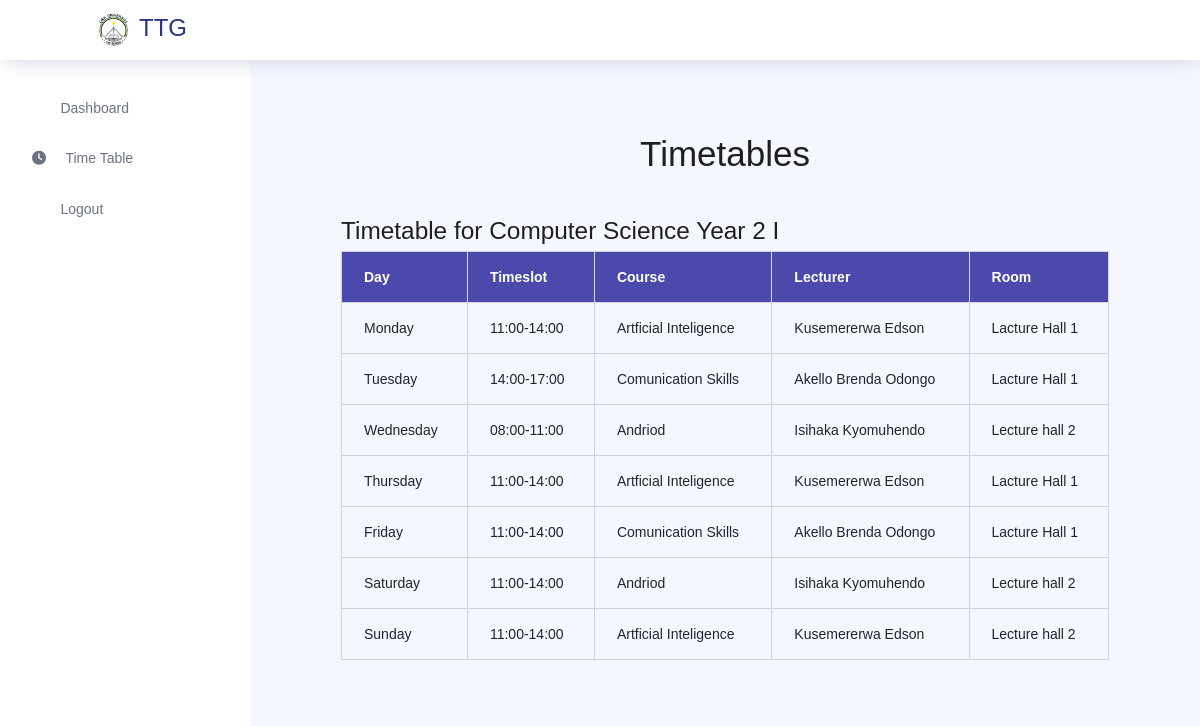
The app's page /staff/timetable/ (signed in) with its own data.
### store/models.py (models this page shows, shortened)
class Timetable(models.Model):
    program = models.ForeignKey(Program, on_delete=models.CASCADE)
    year = models.CharField(max_length=10)

class Program(models.Model):
    program_name = models.CharField(max_length=100)
    program_code = models.CharField(max_length=20)
    department = models.ForeignKey(Department, on_delete=models.CASCADE)

class CourseSchedule(models.Model):
    timetable = models.ForeignKey(Timetable, on_delete=models.CASCADE)
    course = models.ForeignKey(Course, on_delete=models.CASCADE)
    room = models.ForeignKey(Room, on_delete=models.CASCADE)
    timeslot = models.ForeignKey(TimeSlot, on_delete=models.CASCADE)
    staff = models.ForeignKey(Staff, on_delete=models.CASCADE)

class TimeSlot(models.Model):
    DAY_CHOICES = (
        ('Monday', 'Monday'),
        ('Tuesday', 'Tuesday'),
        ('Wednesday', 'Wednesday'),
        ('Thursday', 'Thursday'),
        ('Friday', 'Friday'),
        ('Saturday', 'Saturday'),
        ('Sunday', 'Sunday'),
    )
    TIME_RANGE_CHOICES = (
        ('08:00-11:00', '08:00-11:00'),
        ('11:00-14:00', '11:00-14:00'),
        ('14:00-17:00', '14:00-17:00'),
    )
    day = models.CharField(max_length=10, choices=DAY_CHOICES)
    time_range = models.CharField(max_length=11, choices=TIME_RANGE_CHOICES)

class Course(models.Model):
    course_lecturer = models.ForeignKey(Staff, on_delete=models.SET_NULL, null=True, blank=True)
    course_name = models.CharField(max_length=100)
    course_code = models.CharField(max_length=20)
    description = models.TextField()
    program = models.ForeignKey(Program, on_delete=models.CASCADE)
    credit = models.PositiveIntegerField()
    course_year = models.CharField(max_length=40)

class Staff(models.Model):
    ROLE = [('Admin','Admin'),('Lecturer','Lecturer')]
    department = models.ForeignKey(Department, on_delete=models.CASCADE)
    fullname = models.CharField(max_length=255)
    username = models.CharField(max_length=255)
    email = models.EmailField()
    password = models.CharField(max_length=255)
    role = models.CharField(max_length=50, choices=ROLE, default='lecturer')

class Room(models.Model):
    room_name = models.CharField(max_length=50)
    capacity = models.PositiveIntegerField()
    location = models.CharField(max_length=100)

### staff_app/views.py (the view)
# urls.py: path('timetable/', views.timetable_view, name='timetable_view'),
def timetable_view(request):
    staff_id = request.session.get('staff_id')
    if not staff_id:
        messages.error(request, 'Please log in to access the timetables.')
        return redirect('staff:login')
    staff = get_object_or_404(Staff, id=staff_id)
    timetables = Timetable.objects.all().prefetch_related(
        'courseschedule_set__timeslot',
        'courseschedule_set__course',
        'courseschedule_set__staff',
        'courseschedule_set__room'
    )
    course_schedules = CourseSchedule.objects.select_related(
        'course', 'staff', 'room', 'timeslot'
    ).all()
    context = {
        'staff': staff,
        'timetables': timetables,
        'course_schedules': course_schedules,
    }
    return render(request, 'staff/timetable.html', context)

### templates/staff/timetable.html
{% extends 'staff/staff_layout.html'%}
{% block content %}
<div class="content-wrapper">
<h2 class="text-center">Timetables</h2>
<div class="container">
    {% if timetables %}
    {% for timetable in timetables %}
        {% if timetable.program.department == staff.department %}
        <h3 class="mt-5">Timetable for {{ timetable.program.program_name }} Year {{ timetable.year }}</h3>
        <table class="table table-bordered table-striped">
            <thead class="bg-primary text-white">
                <tr>
                    <th>Day</th>
                    <th>Timeslot</th>
                    <th>Course</th>
                    <th>Lecturer</th>
                    <th>Room</th>
                </tr>
            </thead>
            <tbody>
                {% for schedule in timetable.courseschedule_set.all %}
                    <tr>
                        <td>{{ schedule.timeslot.day }}</td>
                        <td>{{ schedule.timeslot.time_range }}</td>
                        <td>{{ schedule.course.course_name }}</td>
                        <td>{{ schedule.staff.fullname }}</td>
                        <td>{{ schedule.room.room_name }}</td>
                    </tr>
                {% endfor %}
            </tbody>
        </table>
        {% else %}
        <p>No timetables available.</p>
        {% endif %}
        {% endfor %}
{% else %}
    <p>No timetables available.</p>
{% endif %}
</div>
</div>
{%endblock%}

### records on screen
Timetable: program.program_name "Computer Science", year "2 I"
CourseSchedule: timeslot.day "Monday", timeslot.time_range "11:00-14:00", course.course_name "Artficial Inteligence", staff.fullname "Kusemererwa Edson", room.room_name "Lacture Hall 1"
CourseSchedule: timeslot.day "Tuesday", timeslot.time_range "14:00-17:00", course.course_name "Comunication Skills", staff.fullname "Akello Brenda Odongo", room.room_name "Lacture Hall 1"
CourseSchedule: timeslot.day "Wednesday", timeslot.time_range "08:00-11:00", course.course_name "Andriod", staff.fullname "Isihaka Kyomuhendo", room.room_name "Lecture hall 2"
CourseSchedule: timeslot.day "Thursday", timeslot.time_range "11:00-14:00", course.course_name "Artficial Inteligence", staff.fullname "Kusemererwa Edson", room.room_name "Lacture Hall 1"
CourseSchedule: timeslot.day "Friday", timeslot.time_range "11:00-14:00", course.course_name "Comunication Skills", staff.fullname "Akello Brenda Odongo", room.room_name "Lacture Hall 1"
CourseSchedule: timeslot.day "Saturday", timeslot.time_range "11:00-14:00", course.course_name "Andriod", staff.fullname "Isihaka Kyomuhendo", room.room_name "Lecture hall 2"
CourseSchedule: timeslot.day "Sunday", timeslot.time_range "11:00-14:00", course.course_name "Artficial Inteligence", staff.fullname "Kusemererwa Edson", room.room_name "Lecture hall 2"
